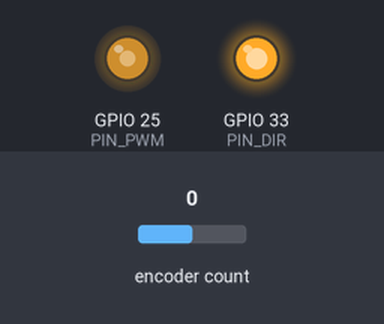
The program below on a simulated ESP32. On the bench: output pins drawn as LEDs (lit = HIGH). Inputs (shaded band) come from the test bench; at power-on: encoder count 0. What the program prints to the serial monitor is not drawn.

Above: at 0.15 s.
At 1.1 s:
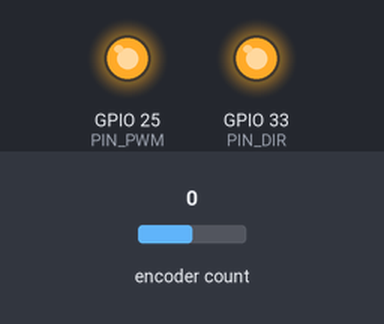
Timing chart, 0 to 2.6 s (numbered marks = the images above):
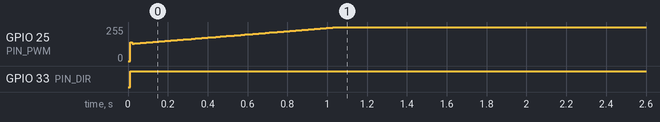

The program:

main.cpp
```cpp
#include <Arduino.h>
#include <ESP32Encoder.h>

ESP32Encoder  myenc;
unsigned long encoderLastToggled;
bool          encoderPaused = false;

const int8_t PIN_ROTARY_A = 26;
const int8_t PIN_ROTARY_B = 27;
const int8_t PIN_PWM      = 25;
const int8_t PIN_DIR      = 33;

const double TARGET_RPM = 100.;
const double RESOLUTION = 4096.;

const double KP = 1.3;
const double KI = 1.2;
const double KD = 0.1;

double du        = 0;
double output    = 0;
double integral  = 0;
double deriv     = 0;
double prop      = 0;
double pre_prop  = 0;
double pre_error = 0;

volatile long rolls          = 0;
volatile long rolls_is       = 0;
volatile bool value_rotary_b = 0;
volatile long speed          = 0;

static unsigned long last       = 0;
static double        lastRpm    = 0;
static long          prev_count = 0;

hw_timer_t*  timer    = NULL;
portMUX_TYPE timerMux = portMUX_INITIALIZER_UNLOCKED;

void IRAM_ATTR onTimer() {
    // 読み込みを安定させるための呪文
    portENTER_CRITICAL_ISR(&timerMux);
    rolls_is = rolls;
    rolls    = 0;
    portEXIT_CRITICAL_ISR(&timerMux);
}

void setup() {
    Serial.begin(115200);
    pinMode(PIN_ROTARY_A, INPUT);
    pinMode(PIN_ROTARY_B, INPUT);
    pinMode(PIN_DIR, OUTPUT);

    ledcSetup(0, 20000, 8);
    ledcAttachPin(PIN_PWM, 0);

    ESP32Encoder::useInternalWeakPullResistors = puType::none;
    myenc.attachHalfQuad(PIN_ROTARY_A, PIN_ROTARY_B);

    myenc.clearCount();

    // timer0使用して、分周80 1カウント1us
    timer = timerBegin(0, 80, true);
    timerAttachInterrupt(timer, &onTimer, true);

    // 10,000 10ms
    timerAlarmWrite(timer, 10000, true);

    // timer開始
    timerAlarmEnable(timer);
}

void loop() {
    unsigned long now_t = micros();

    if (now_t - last >= 10000) { // 10ms
        long   now_count;
        double dt = (double)(now_t - last) / 1.e6;
        last      = now_t;
        portENTER_CRITICAL(&timerMux);
        now_count = myenc.getCount();
        portEXIT_CRITICAL(&timerMux);

        long delta = now_count - prev_count;
        prev_count = now_count;

        double rpm = (double)delta / RESOLUTION * 60. / dt;

        // 目標値 - 実測値でエラーを出す
        double error = TARGET_RPM - rpm;

        double prop  = error - pre_error;
        double deriv = prop - pre_prop;
        double du    = KP * prop + KI * error * dt + KD * deriv;
        output += du;
        digitalWrite(PIN_DIR, output >= 0 ? HIGH : LOW);
        double clamped_output = constrain(abs(output), 0., 255.);
        ledcWrite(0, clamped_output);

        Serial.printf("RPM: %.1f  PWM: %.1f ERROR : %.1f\n", rpm, clamped_output, error);

        pre_error = error;
        pre_prop  = prop;
    }
}
```

Measured:
- by itself, GPIO 33 (PIN_DIR): LOW → HIGH at 0.01 s
